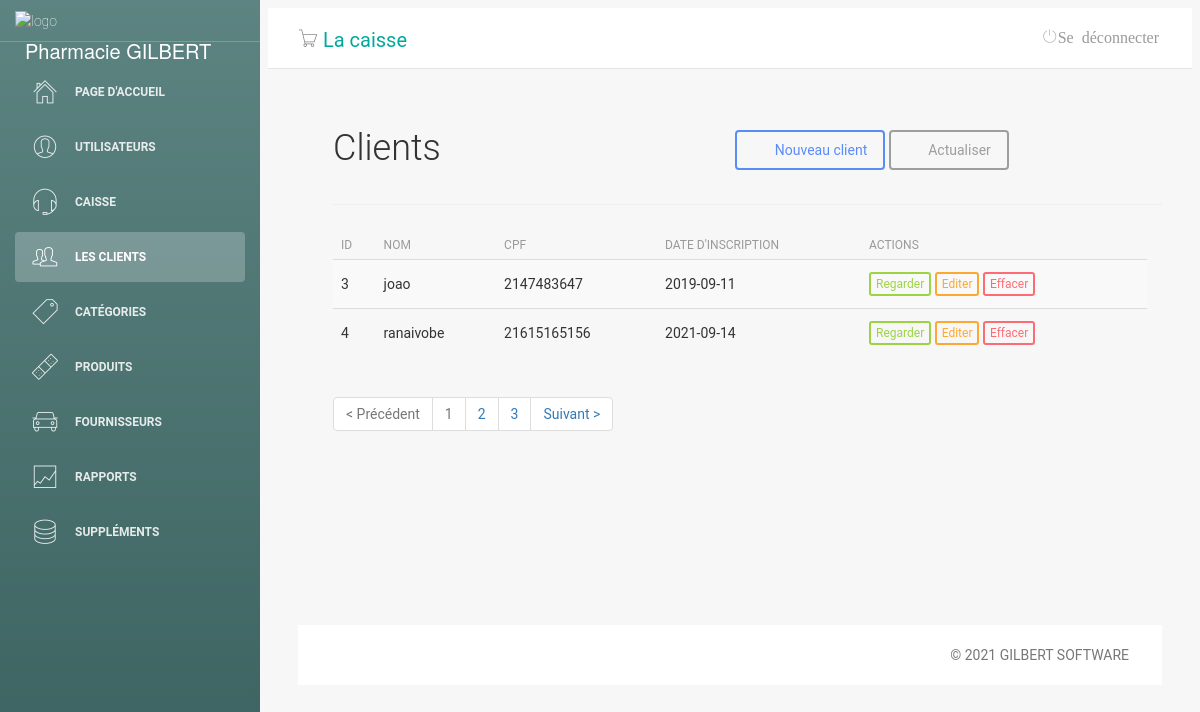
/main.php?pg=cliente, run on an earlier commit of the app's database.
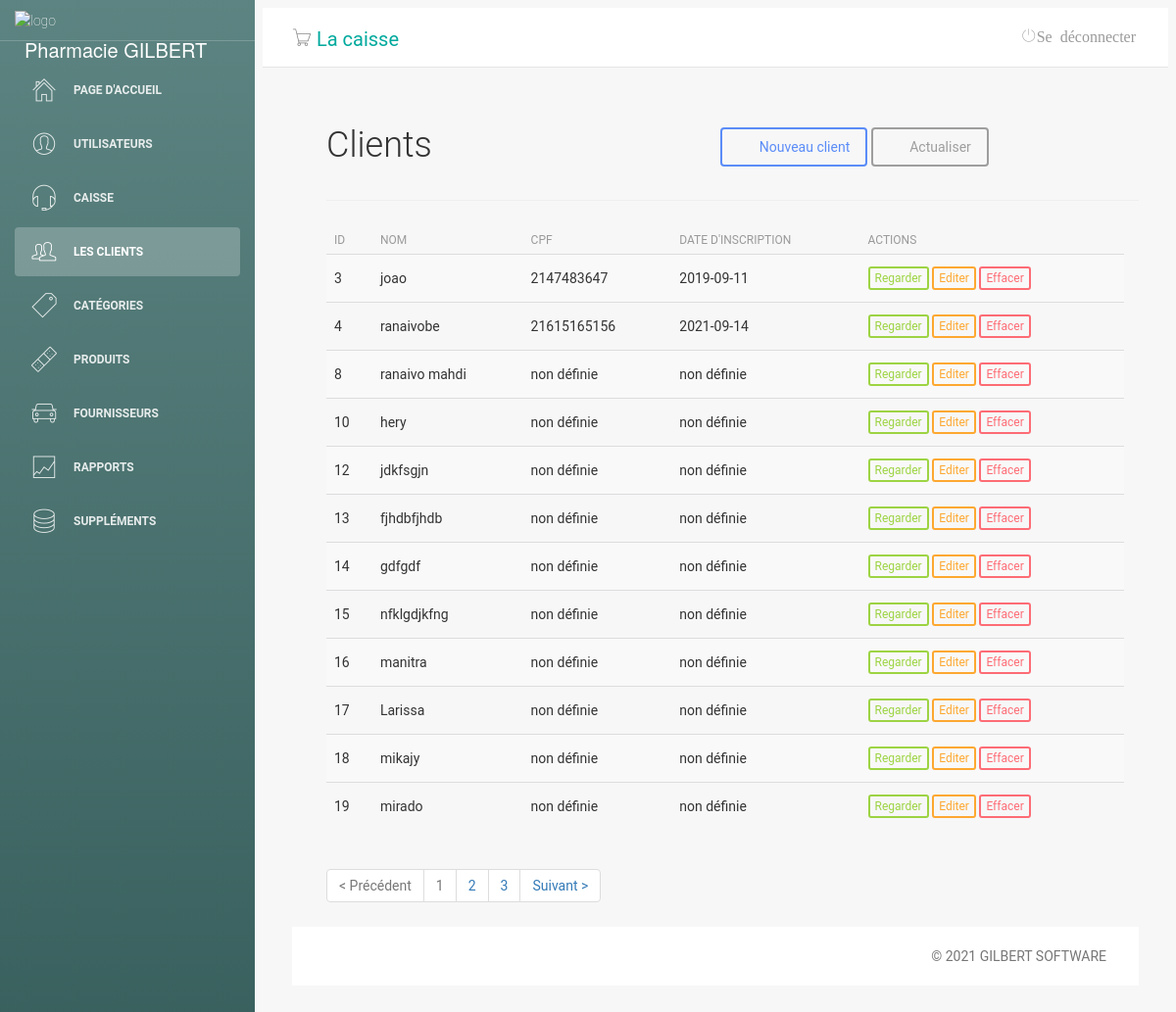
And on a later commit of the database.
### tables this page shows
CREATE TABLE "tb_clientes" (
	"id"	INTEGER,
	"cpf"	int(11),
	"nome"	varchar(55),
	"dataNascimento"	date,
	"endereco"	varchar(55),
	"numero"	TEXT,
	"bairro"	varchar(55),
	"telefone"	int(11),
	"celular"	int(11),
	"email"	varchar(55),
	PRIMARY KEY("id" AUTOINCREMENT)
);

### cliente.php (the view, shortened to what this page needs)
<?php
include ('classes/Mysql.php');
?>
<?php
$sql=$db->prepare("SELECT * FROM `tb_clientes`");
$sql->execute();
$clientes= $sql->fetchAll();
    ?>
<div class="lista-cliente">
    <div id="top" class="row">
        <div class="col-sm-2">
            <h2>Clients</h2>
        </div>
        <div class="col-sm-6" >
        </div>
        <div class="col-sm-4 btn-lista">
            <a class="btn btn-primary" href="?pg=adicionar-cliente"><i class="fa fa-plus"></i> Nouveau client</a>
            <a class="btn btn-default" href="?pg=cliente"><i class="fa fa-refresh"></i> Actualiser</a>
        </div>
    </div>
    <hr />
    <div id="list" class="row">
        <div class="table-responsive col-md-12">
            <table class="table table-striped" cellspacing="0" cellpadding="0">
                <thead>
                <tr>
                    <th>ID</th>
                    <th>Nom</th>
                    <th>Cpf</th>
                    <th>Date d'inscription</th>
                    <th class="actions">Actions</th>
                </tr>
                </thead>
                <tbody>
                <tr>
					<?php foreach ($clientes as $value) : ?>
                    <td><?php echo $value['id']?></td>
                    <td><?php echo $value['nome']?></td>
                    <td><?php echo $value['cpf']?></td>
                    <td><?php echo $value['dataNascimento']?></td>
                    <td class="actions">
                        <a class="btn btn-success btn-xs" href="?pg=visualizar-cliente&id=<?php echo $value['id']; ?>">Regarder</a>
                        <a class="btn btn-warning btn-xs" href="?pg=editar-cliente&id=<?php echo $value['id']; ?> ">Editer</a>
                        <a class="btn btn-danger btn-xs"  href="?pg=cliente&deletar=<?php echo $value['id']; ?>">Effacer</a>
                    </td>
                </tr>
                <?php endforeach; ?>
                </tbody>
            </table>
                <div id="bottom" class="row">
        <div class="col-md-12">
            <ul class="pagination">
                <li class="disabled"><a>&lt; Précédent</a></li>
                <li class="disabled"><a>1</a></li>
                <li><a href="#">2</a></li>
                <li><a href="#">3</a></li>
                <li class="next"><a href="#" rel="next">Suivant &gt;</a></li>
            </ul>
        </div>
    </div>
    </div>

What changed in the data, as far as the page shows it:
added tb_clientes: id "8", nome "ranaivo mahdi", cpf "non définie", dataNascimento "non définie"
added tb_clientes: id "10", nome "hery", cpf "non définie", dataNascimento "non définie"
added tb_clientes: id "12", nome "jdkfsgjn", cpf "non définie", dataNascimento "non définie"
added tb_clientes: id "13", nome "fjhdbfjhdb", cpf "non définie", dataNascimento "non définie"
added tb_clientes: id "14", nome "gdfgdf", cpf "non définie", dataNascimento "non définie"
added tb_clientes: id "15", nome "nfklgdjkfng", cpf "non définie", dataNascimento "non définie"
added tb_clientes: id "16", nome "manitra", cpf "non définie", dataNascimento "non définie"
added tb_clientes: id "17", nome "Larissa", cpf "non définie", dataNascimento "non définie"
added tb_clientes: id "18", nome "mikajy", cpf "non définie", dataNascimento "non définie"
added tb_clientes: id "19", nome "mirado", cpf "non définie", dataNascimento "non définie"
